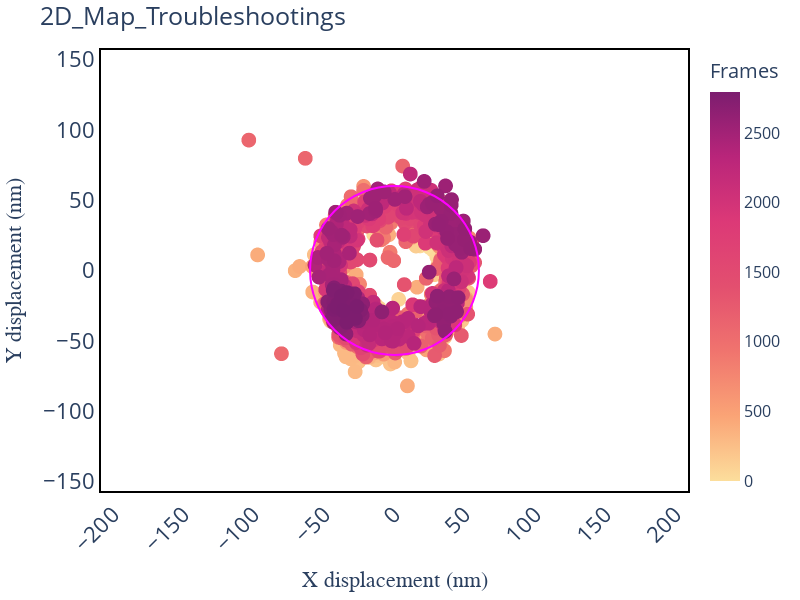

The code cell stored with this chart in its notebook:
### Code cell
#Graph Groupings:
# create a list of the acceptable groupings for the trajectory maps
trajectory_map = ["2D", "2Dpx", "3D"]

# create a list of the acceptable groupings for the Angle Time grouping
AngleTime = ["radius_filter", "find_err_angle", "angular_continuous_filtered",
                "basal3", "angular", "angular_continuous", "find_err_angle_CR"]

# create a list of the acceptable groupings for the Animations Grouping

animations = ["interactive", "animated", "HTML"]


#Trajectory map parameters:
tajectory_map_parameters = [file_name, down_sampled_df, plot_type, display_center, expected_radius, x_axis_label, y_axis_label, z_axis_label, unit, 
pixel_min, pixel_max, axis_increment_nm, axis_increment_pixel, nm_min, nm_max, save_plot, frame_start, frame_end, time_step,cmap,exp_tag,cmappx,marker_size]

#Angle Versus Time (AVT or avt) parameters:
avt_parameters = [file_name, down_sampled_df, plot_type, display_center, ind_invalid_reading, rad_filter_type_upper,
                  rad_filter_type_lower, z_up, z_down, dist_high, dist_low, graph_style, bin_size, frame_start, frame_end,
                  display_center, exp_tag, x_axis_label, y_axis_label, z_axis_label, unit, pixel_min, pixel_max,
                  axis_increment_nm, axis_increment_pixel, nm_min, nm_max, save_plot, data_back, cmap, exp_tag] 

#Animated Parameters
animated_parameters = [file_name, down_sampled_df, plot_type, display_center, ind_invalid_reading, rad_filter_type_upper,
                  rad_filter_type_lower, z_up, z_down, dist_high, dist_low, graph_style, bin_size, frame_start, frame_end,
                  display_center, exp_tag, x_axis_label, y_axis_label, z_axis_label, unit, pixel_min, pixel_max,
                  axis_increment_nm, axis_increment_pixel, nm_min, nm_max, save_plot, data_back, cmap, exp_tag, frame_speed, tail_length] 

#Grid Parameters
grid_parameters = [file_name, down_sampled_df, plot_type, display_center, exp_tag, x_axis_label, y_axis_label, z_axis_label, unit, 
pixel_min, pixel_max, axis_increment_nm, axis_increment_pixel, nm_min, nm_max, save_plot, frame_start, frame_end, time_step,cmap,exp_tag, 
frames_per_plot, columns, fig_size_x, fig_size_y]


# #DORA.graph(plot_type,*relevant_parameters)

if plot_type in trajectory_map:
    %matplotlib notebook
    DORA.graph(plot_type,*tajectory_map_parameters)
if plot_type in animations:
    %matplotlib notebook
    DORA.graph(plot_type,*animated_parameters)
if plot_type == "grid":
    DORA.graph(plot_type, *grid_parameters)
if plot_type in AngleTime:
    DORA.graph(plot_type,*avt_parameters)

### Figure 1 — Plotly figure (JSON) as saved in the notebook; plotly's stock layout.template omitted (floating-point values rounded to 4 significant figures; data arrays with more than 128 entries replaced by an {"elided": "..."} marker saying what was removed)
{"data": [{"hovertemplate": "X displacement (nm)=%{x}<br>Y displacement (nm)=%{y}<br>Time (ms)=%{marker.color}<extra></extra>", "legendgroup": "", "marker": {"color": {"elided": "1399 int values"}, "coloraxis": "coloraxis", "size": 15, "symbol": "circle"}, "mode": "markers", "name": "", "showlegend": false, "type": "scattergl", "x": {"elided": "1399 float values"}, "xaxis": "x", "y": {"elided": "1399 float values"}, "yaxis": "y"}], "layout": {"coloraxis": {"colorbar": {"tickfont": {"size": 16}, "title": {"font": {"size": 20}, "text": "Frames"}}, "colorscale": [[0, "rgb(252, 222, 156)"], [0.1667, "rgb(250, 164, 118)"], [0.3333, "rgb(240, 116, 110)"], [0.5, "rgb(227, 79, 111)"], [0.6667, "rgb(220, 57, 119)"], [0.8333, "rgb(185, 37, 122)"], [1, "rgb(124, 29, 111)"]]}, "height": 600, "legend": {"tracegroupgap": 0, "x": 1.3, "y": 0.5}, "margin": {"b": 50, "l": 50, "r": 100, "t": 50}, "paper_bgcolor": "rgba(255,255,255,1)", "plot_bgcolor": "rgba(0,0,0,0)", "shapes": [{"line": {"color": "magenta"}, "type": "circle", "x0": -60, "x1": 60, "xref": "x", "y0": -60, "y1": 60, "yref": "y"}], "title": {"font": {"size": 25}, "text": "2D_Map_Troubleshootings"}, "width": 800, "xaxis": {"anchor": "y", "domain": [0, 1], "dtick": 50, "linecolor": "black", "linewidth": 2, "mirror": true, "range": [-150, 150], "scaleanchor": "y", "scaleratio": 1, "showgrid": false, "tick0": -150, "tickangle": -45, "tickfont": {"size": 22}, "tickmode": "linear", "title": {"font": {"family": "Arial", "size": 22}, "text": "X displacement (nm)"}}, "yaxis": {"anchor": "x", "domain": [0, 1], "dtick": 50, "linecolor": "black", "linewidth": 2, "mirror": true, "range": [-150, 150], "scaleanchor": "x", "scaleratio": 1, "showgrid": false, "tick0": -150, "tickangle": 0, "tickfont": {"size": 22}, "tickmode": "linear", "title": {"font": {"family": "Arial", "size": 22}, "text": "Y displacement (nm)"}}}}
